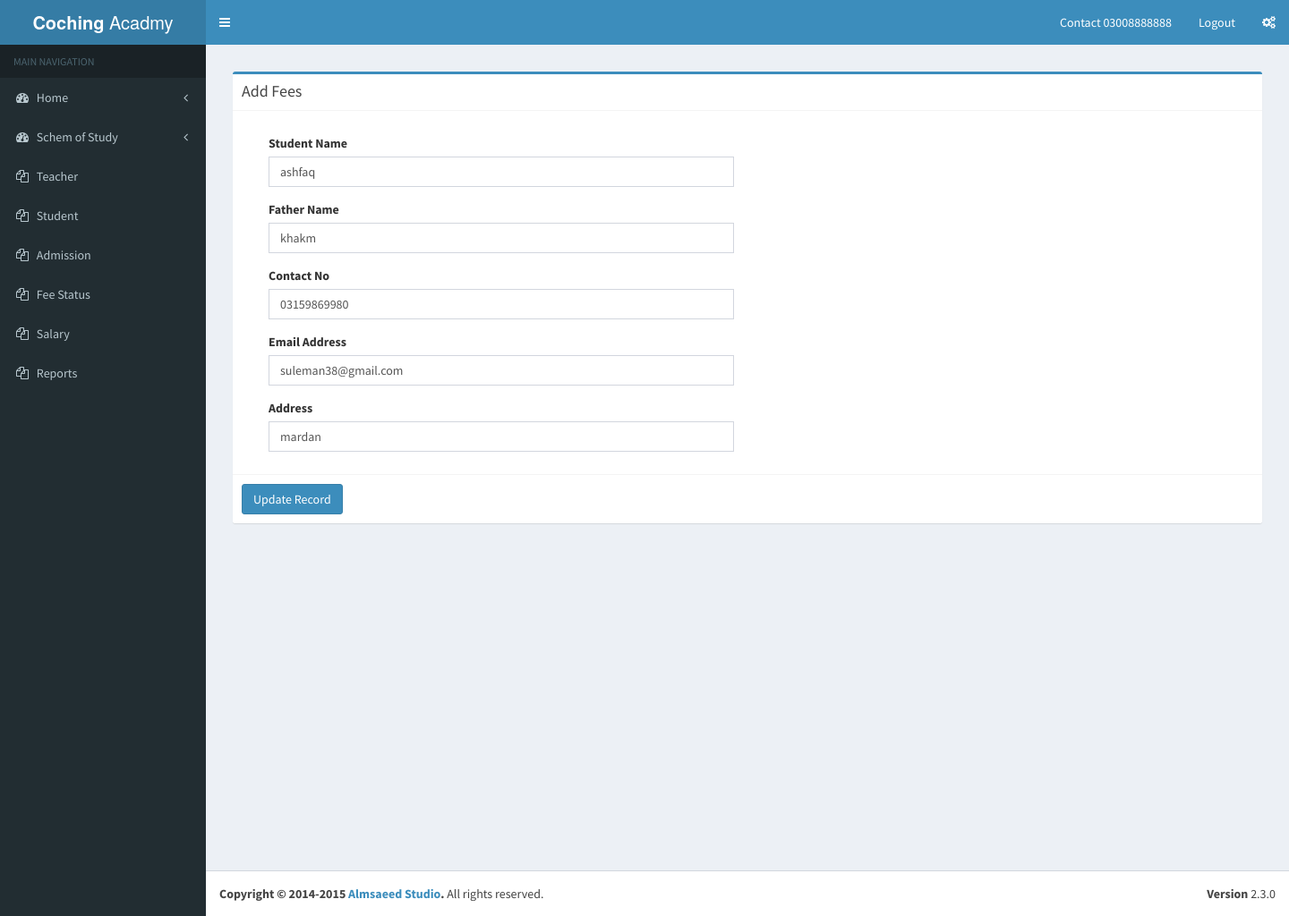
/student_edit.php?id=79, run on an earlier commit of the app's database.
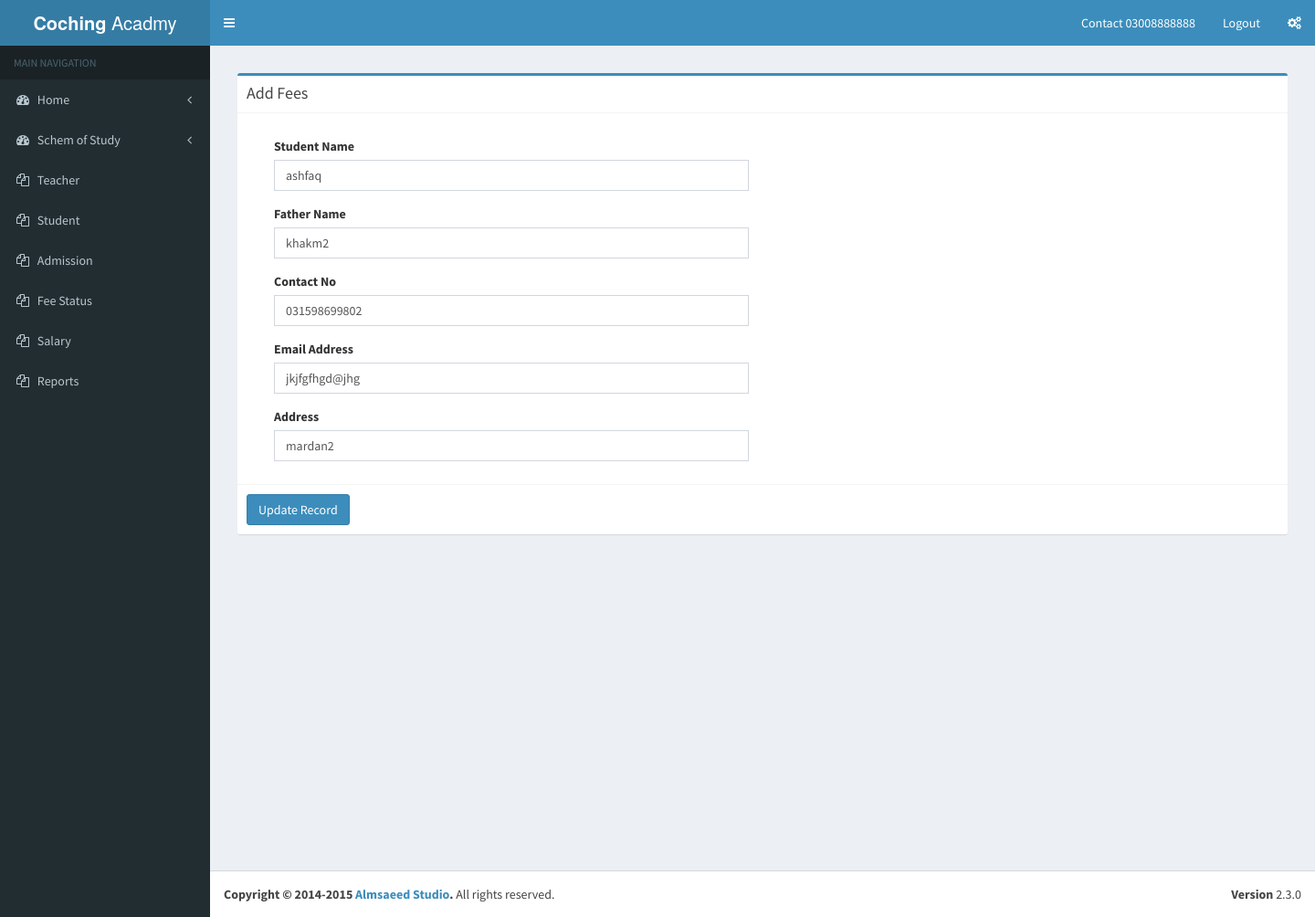
And on a later commit of the database.
### tables this page shows
CREATE TABLE `student` (
  `student_id` int(255) NOT NULL,
  `student_name` varchar(255) NOT NULL,
  `father_name` varchar(255) NOT NULL,
  `contact_no` varchar(255) NOT NULL,
  `email_adress` varchar(255) NOT NULL,
  `address` varchar(255) NOT NULL
);

### student_edit.php (the view, shortened to what this page needs)
<?php
include 'include/conn.php';
include 'include/header.php';
include 'include/leftsidebar.php';
$idget=$_GET['id'];
$sql = ("SELECT * FROM `student` WHERE `student_id` = '$idget'");
$stmt = $conn->prepare($sql);
$stmt->execute();
$result = $stmt->fetchAll();
?>
    <div class="content-wrapper">
        <section class="content">
        <section class="content">
          <div class="row">
            <div class="col-md-12">
              <div class="box box-primary">
                <div class="box-header with-border">
                  <h3 class="box-title">Add Fees</h3>
                </div>
                <form role="form" method="post">
                  <div class="box-body">
                    <div class="form-group col-md-12">
              <div class="col-md-6"></div>
                    </div>
                    <div class="form-group col-md-12">
                    <div class="col-md-6">  <label for="exampleInputPassword1">Student Name</label>
                      <input type="text" name="student_name" class="form-control" placeholder="enter discount" value="<?=$result[0]['student_name']?>">
                      </div>
            <div class="col-md-6"></div>
           </div>
           <div class="form-group col-md-12">
                      <div class="col-md-6"><label for="exampleInputPassword1">Father Name</label>
                      <input type="text" name="father_name" class="form-control" placeholder="enter teacher's percentage" value="<?=$result[0]['father_name']?>">
                    </div>
          <div class="col-md-6"></div>
          </div>
          <div class="form-group col-md-12">
                      <div class="col-md-6"><label for="exampleInputPassword1">Contact No</label>
                      <input type="text" name="contact_no" class="form-control" placeholder="enter date" value="<?=$result[0]['contact_no']?>">
                    </div>
                    </div>
					<div class="form-group col-md-12">
                      <div class="col-md-6"><label for="exampleInputPassword1">Email Address</label>
                      <input type="text" name="email_adress" class="form-control" placeholder="enter date" value="<?=$result[0]['email_adress']?>">
                    </div>
                    </div>
					<div class="form-group col-md-12">
                      <div class="col-md-6"><label for="exampleInputPassword1">Address</label>
                      <input type="text" name="address" class="form-control" placeholder="enter date" value="<?=$result[0]['address']?>">
                    </div>
                    </div>
                    </div>
                  <div class="box-footer">
                    <button type="submit" name="submit" class="btn btn-primary">Update Record</button>
                  </div>
                </form>
              </div>
        </section>
      </div>
</div>
<?php include 'include/footer.php';?>

What changed in the data, as far as the page shows it:
changed student "ashfaq": father_name "khakm" → "khakm2"; contact_no "03159869980" → "031598699802"; email_adress "suleman38@gmail.com" → "jkjfgfhgd@jhg"; address "mardan" → "mardan2"
